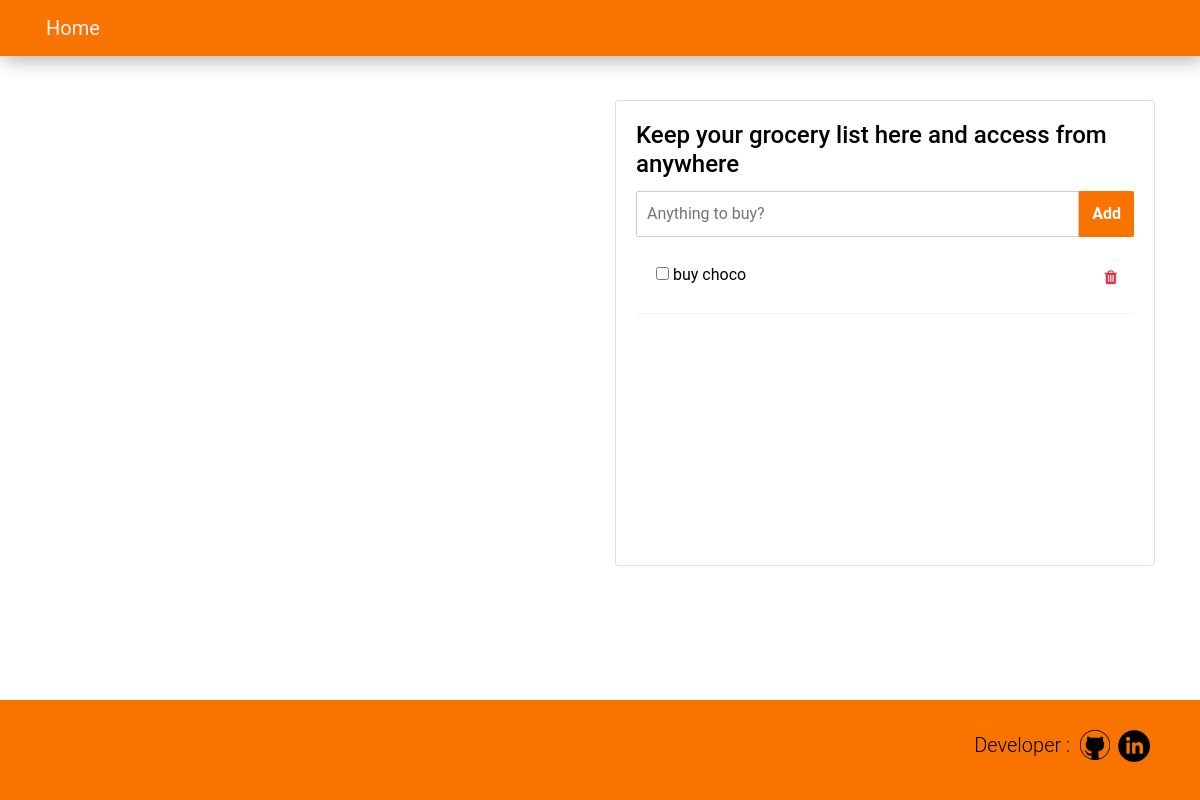
The page /shopping/ on the database as committed earlier.
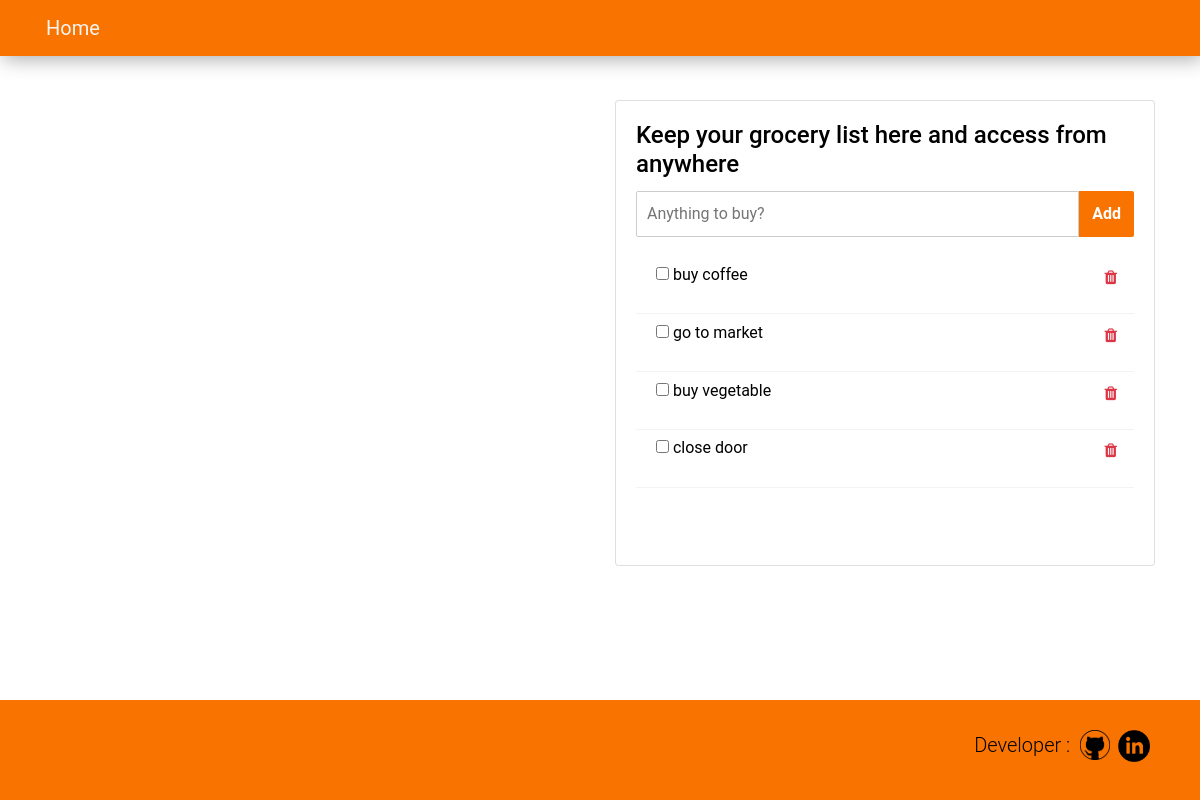
The same page on the database as committed later.
### tables this page shows
CREATE TABLE todo (
       id integer primary key AUTOINCREMENT not null,
       title text not null,
       description text,
       due_date date,
       due_time timestamp,
       status text);

### todo.py (the view)
@bp.route('/shopping/', methods=['GET', 'POST'])
def shopping():
    conn = db.get_db()
    cursor = conn.cursor()
    if request.method == "GET":
        cursor.execute("select id, title from todo")
        data = cursor.fetchall()
        return render_template('todo/shopping.html', data=data, )#nav_right_text=username
    elif request.method == "POST":
        newtodo = request.form.get('new-todo')
        cursor.execute("insert into todo (title,) values (?)", [newtodo])
        conn.commit()
        return redirect(url_for("todo.shopping"), 302)

### db.py (called while the page is built)
def get_db():
	if 'db' not in g:
		dbname = current_app.config['DATABASE']
		g.db = sqlite3.connect(dbname)
	return g.db

### templates/todo/shopping.html (shortened to what this page needs)
{% extends "todo/base.html" %}
{% block header %}
	<div class='row'>
	    <div class='col-lg-6'>
	    </div>
	    <div class='col-lg-6'>
                <div class="card">
                    <div class="card-body">
                        <h4 class="card-title">Keep your grocery list here and access from anywhere</h4>
			<form action="{{url_for('todo.todos')}}" method="POST">
                        <div class="d-flex">
				<input type="text" class=" todo-input" placeholder="Anything to buy?" name='new-todo'> <button type='submit' class="btn todo-add-btn">Add</button>
			</div>
			</form>
			    <div class='scroll-area-sm'>
                            <ul class="todo-list">
				{% for id, title in data %}
                                <li>
				<div class='content-wrapper '>
                                    <form action="{{url_for('todo.tick', id=id)}}" method="POST">
                                    <div class="form-check"> <label class="form-check-label"> <input class="checkbox" type="checkbox" name='tick' value='completed'> {{title}}</label> </div>
				    </form>
				    <div class="content-right">
				    <form action="{{url_for('todo.delete', id=id)}}" method="POST">
					<button class="border-0 btn-transition btn btn-outline-danger"> <i class="fa fa-trash"></i> </button> </div>
				</div>
                                </li>
				{%endfor%}
                            </ul>
			    </div>
                    </div>
                </div>
	   </div>
	</div>
{% endblock %}

### templates/todo/base.html (shortened to what this page needs)
<html>
	<head>
		<link rel="stylesheet" href="https://stackpath.bootstrapcdn.com/bootstrap/4.4.1/css/bootstrap.min.css">
		<link href='{{ url_for('static', filename='main.css')}}' rel='stylesheet'/>
		<link rel="stylesheet" href="https://cdnjs.cloudflare.com/ajax/libs/font-awesome/4.7.0/css/font-awesome.min.css">
	</head>
	<body>
		<nav class="navbar fixed-top ">
			  <a class="navbar-brand" href="/">Home</a>
		</nav>
		<div class="container" id='main' style='margin-top:100px; margin-bottom:150px'>
			{% block header %}
			{% endblock %}
		</div>
		<footer class="footer fixed-bottom">
			<div class="row">
				<div class='row' id='developer'>
					<p class="text-center lead">Developer : &nbsp;</p>
					 <a href="https://github.com/amirul-dev">
	  					<img src='{{ url_for('static', filename='github.png')}}' alt="github" height='30px' width='30px'>
					</a>
					<a href="https://www.linkedin.com/in/amirul-haqe/">
	  					<img src='{{ url_for('static', filename='linkedin.png')}}' alt="github" height='32px' width='32px'>
					</a>
				</div>
			</div>
		</footer>
	</body>
</html>

### static/main.css (style rules this page uses)
:root { --orange: #F97300; }
p { font-family:Roboto; font-size:16px; }
body { margin:auto; font-family:Roboto; font-size:16px; color:black; background-color:white; }
.navbar { background: var(--orange); box-shadow: 3px 3px 20px #aaaaaa; }
.nav-link , .navbar-brand { color: #f4f4f4; margin-left:30px; }
.footer { height:100px; background:var(--orange); }
.btn { color:white; background:var(--orange); }
#developer { margin-top:30px; position: absolute; right:0px; margin-right:50px; }
.todo-add-btn { border-radius: 2px; border-top-left-radius: 0; border-bottom-left-radius: 0; font-weight:bold; }
.todo-input { width: 100%; padding: 10px; border: 1px solid #ccc; border-radius: 2px; border-top-right-radius: 0; border-bottom-right-radius: 0; }
.d-flex { margin-bottom:20px; }
.todo-list { list-style: none; padding: 0px; list-style: none; }
.todo-list li { padding: .4rem 0; border-bottom: 1px solid #f3f3f3 }
.content-wrapper { display: flex; }
.content-right { margin-left: auto; margin-right:5px; }
.todo-list .btn { background:white; }
.btn-outline-danger { color: #DC3545; }
.scroll-area-sm { height: 288px; overflow-x: hidden }

Rows that differ between the two databases and show on the page:
removed todo: title "buy choco"
added todo: title "buy coffee"
added todo: title "go to market"
added todo: title "buy vegetable"
added todo: title "close door"
